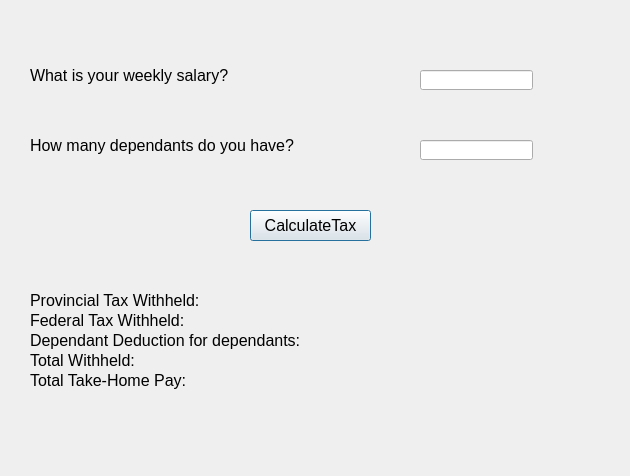
<?xml version="1.0" encoding="UTF-8"?>
<ui version="4.0">
 <class>Dialog</class>
 <widget class="QDialog" name="Dialog">
  <property name="geometry">
   <rect>
    <x>0</x>
    <y>0</y>
    <width>630</width>
    <height>476</height>
   </rect>
  </property>
  <property name="font">
   <font>
    <pointsize>12</pointsize>
   </font>
  </property>
  <property name="windowTitle">
   <string>Dialog</string>
  </property>
  <widget class="QLabel" name="weeklySalary_label">
   <property name="geometry">
    <rect>
     <x>30</x>
     <y>60</y>
     <width>251</width>
     <height>31</height>
    </rect>
   </property>
   <property name="font">
    <font>
     <pointsize>12</pointsize>
     <weight>50</weight>
     <bold>false</bold>
    </font>
   </property>
   <property name="text">
    <string>What is your weekly salary?</string>
   </property>
  </widget>
  <widget class="QLabel" name="dependant_label">
   <property name="geometry">
    <rect>
     <x>30</x>
     <y>130</y>
     <width>301</width>
     <height>31</height>
    </rect>
   </property>
   <property name="font">
    <font>
     <pointsize>12</pointsize>
     <weight>50</weight>
     <bold>false</bold>
    </font>
   </property>
   <property name="text">
    <string>How many dependants do you have?</string>
   </property>
  </widget>
  <widget class="QPushButton" name="calculateTax_button">
   <property name="geometry">
    <rect>
     <x>250</x>
     <y>210</y>
     <width>121</width>
     <height>31</height>
    </rect>
   </property>
   <property name="text">
    <string>CalculateTax</string>
   </property>
  </widget>
  <widget class="QLineEdit" name="dependant_lineEdit">
   <property name="geometry">
    <rect>
     <x>420</x>
     <y>140</y>
     <width>113</width>
     <height>20</height>
    </rect>
   </property>
  </widget>
  <widget class="QLineEdit" name="salary_lineEdit">
   <property name="geometry">
    <rect>
     <x>420</x>
     <y>70</y>
     <width>113</width>
     <height>20</height>
    </rect>
   </property>
  </widget>
  <widget class="QLabel" name="provincialTaxWithheld_label">
   <property name="geometry">
    <rect>
     <x>30</x>
     <y>290</y>
     <width>531</width>
     <height>21</height>
    </rect>
   </property>
   <property name="text">
    <string>Provincial Tax Withheld: </string>
   </property>
  </widget>
  <widget class="QLabel" name="federalTaxWithheld_label">
   <property name="geometry">
    <rect>
     <x>30</x>
     <y>310</y>
     <width>501</width>
     <height>21</height>
    </rect>
   </property>
   <property name="text">
    <string>Federal Tax Withheld: </string>
   </property>
  </widget>
  <widget class="QLabel" name="dependantReduction_label">
   <property name="geometry">
    <rect>
     <x>30</x>
     <y>330</y>
     <width>511</width>
     <height>21</height>
    </rect>
   </property>
   <property name="text">
    <string>Dependant Deduction for dependants: </string>
   </property>
  </widget>
  <widget class="QLabel" name="totalWithheld_label">
   <property name="geometry">
    <rect>
     <x>30</x>
     <y>350</y>
     <width>561</width>
     <height>21</height>
    </rect>
   </property>
   <property name="text">
    <string>Total Withheld: </string>
   </property>
  </widget>
  <widget class="QLabel" name="totalTakeHome_label">
   <property name="geometry">
    <rect>
     <x>30</x>
     <y>370</y>
     <width>551</width>
     <height>21</height>
    </rect>
   </property>
   <property name="text">
    <string>Total Take-Home Pay: </string>
   </property>
  </widget>
 </widget>
 <resources/>
 <connections/>
</ui>
